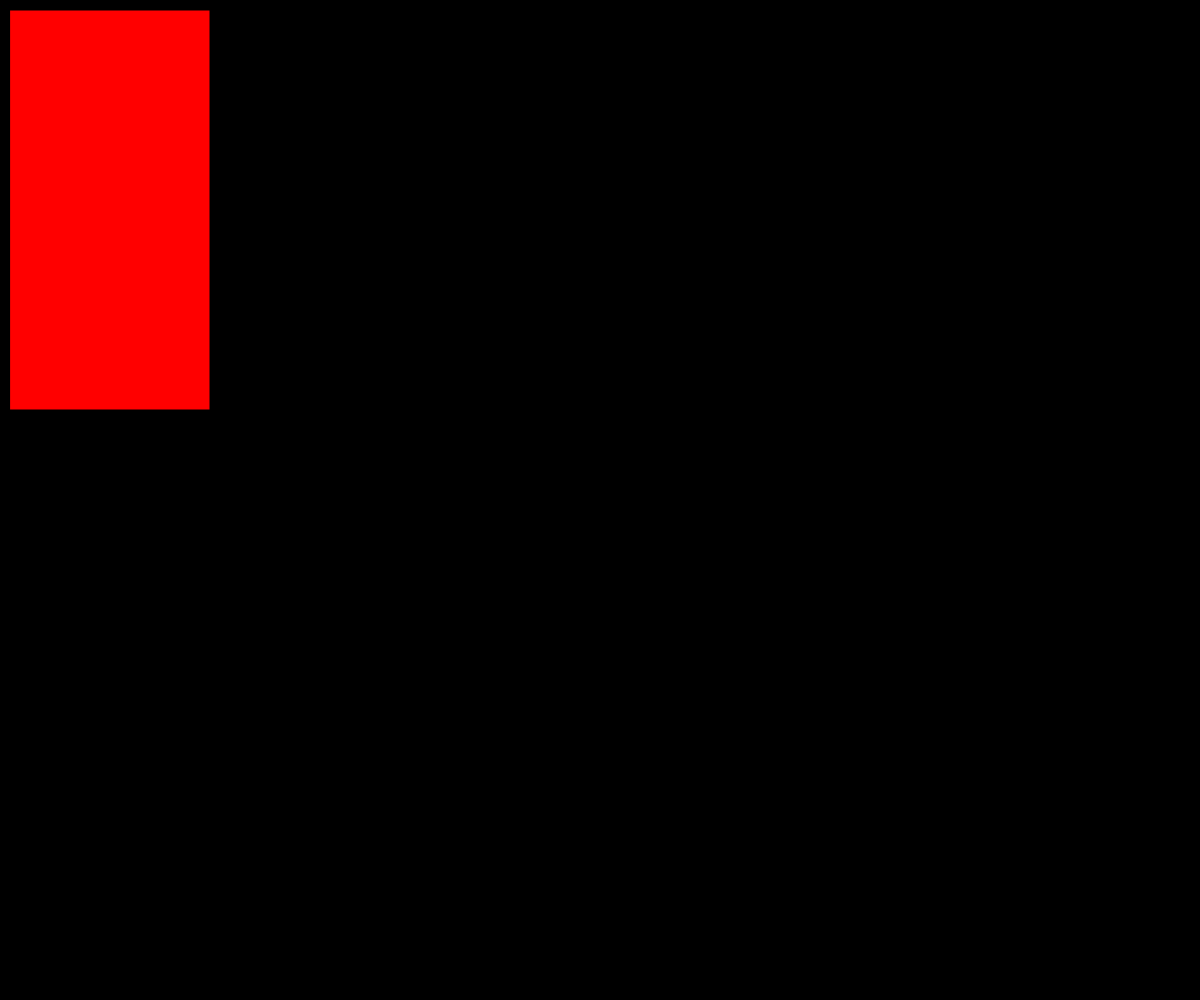
Frame 1 (no input)
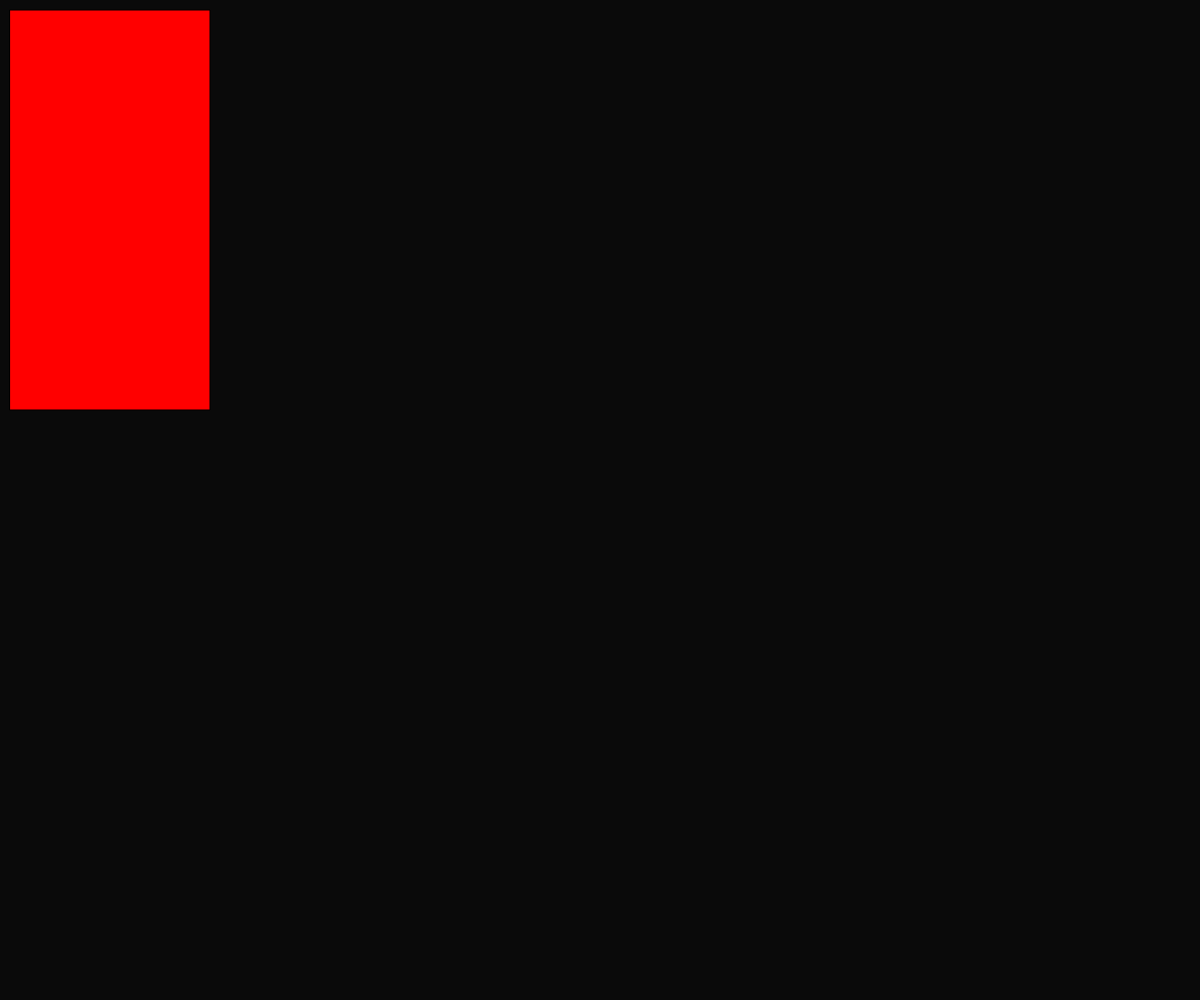
Frame 60 (no input)
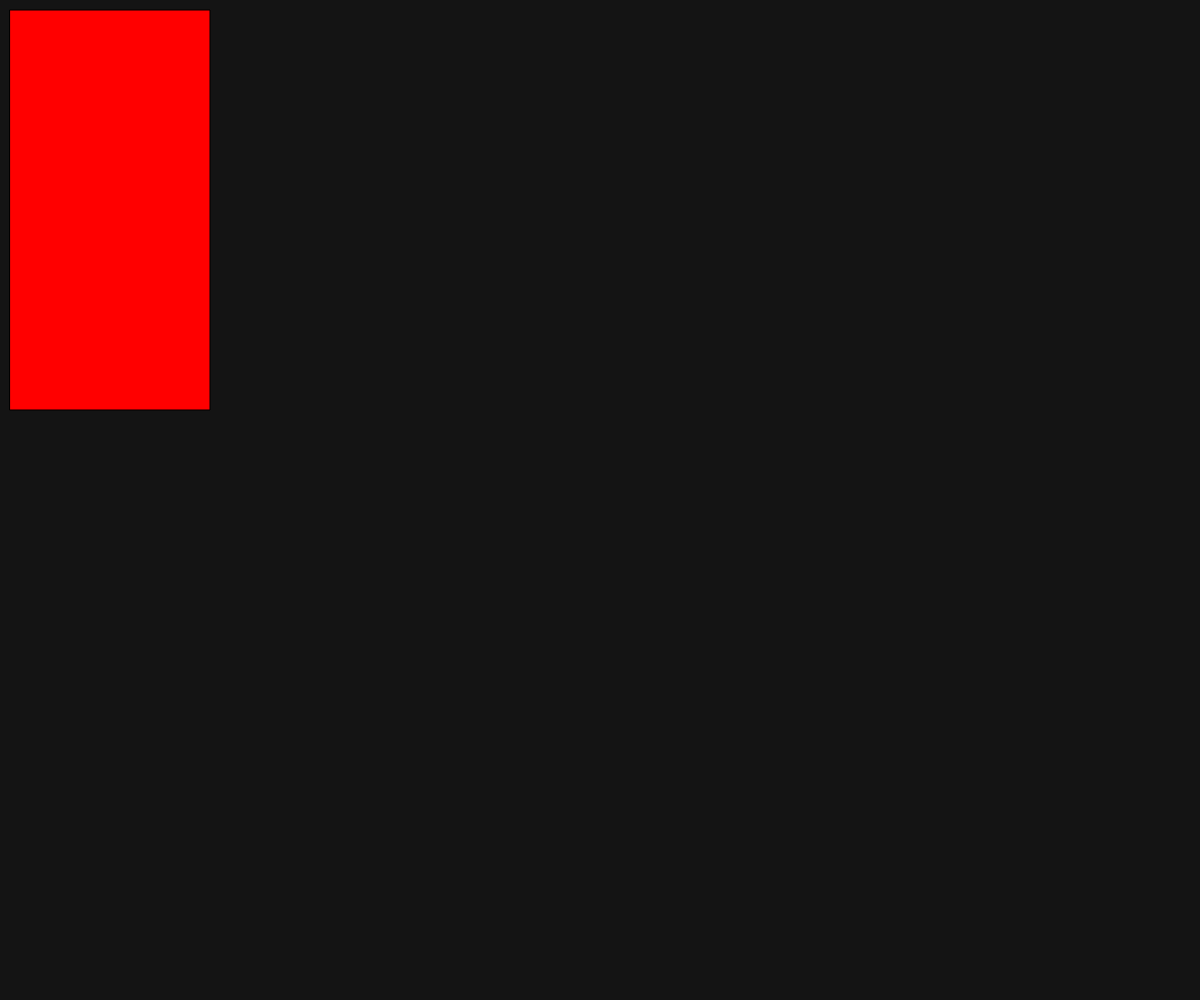
Frame 120 (the mouse pressed at the canvas centre since frame 60)

The p5.js sketch that drew these frames (run headless with seeded random() and noise() and a simulated clock; from frame 60 on, the mouse is pressed at the canvas centre):

// p5.js sketch
// ── sketch.js
function setup() {
  // put setup code here
  createCanvas(windowWidth,windowHeight);
}

function draw() {
  // put drawing code here
  background((millis()/100)%255);
  fill(255,0,0);
  rect(10,10,200,400);
}
